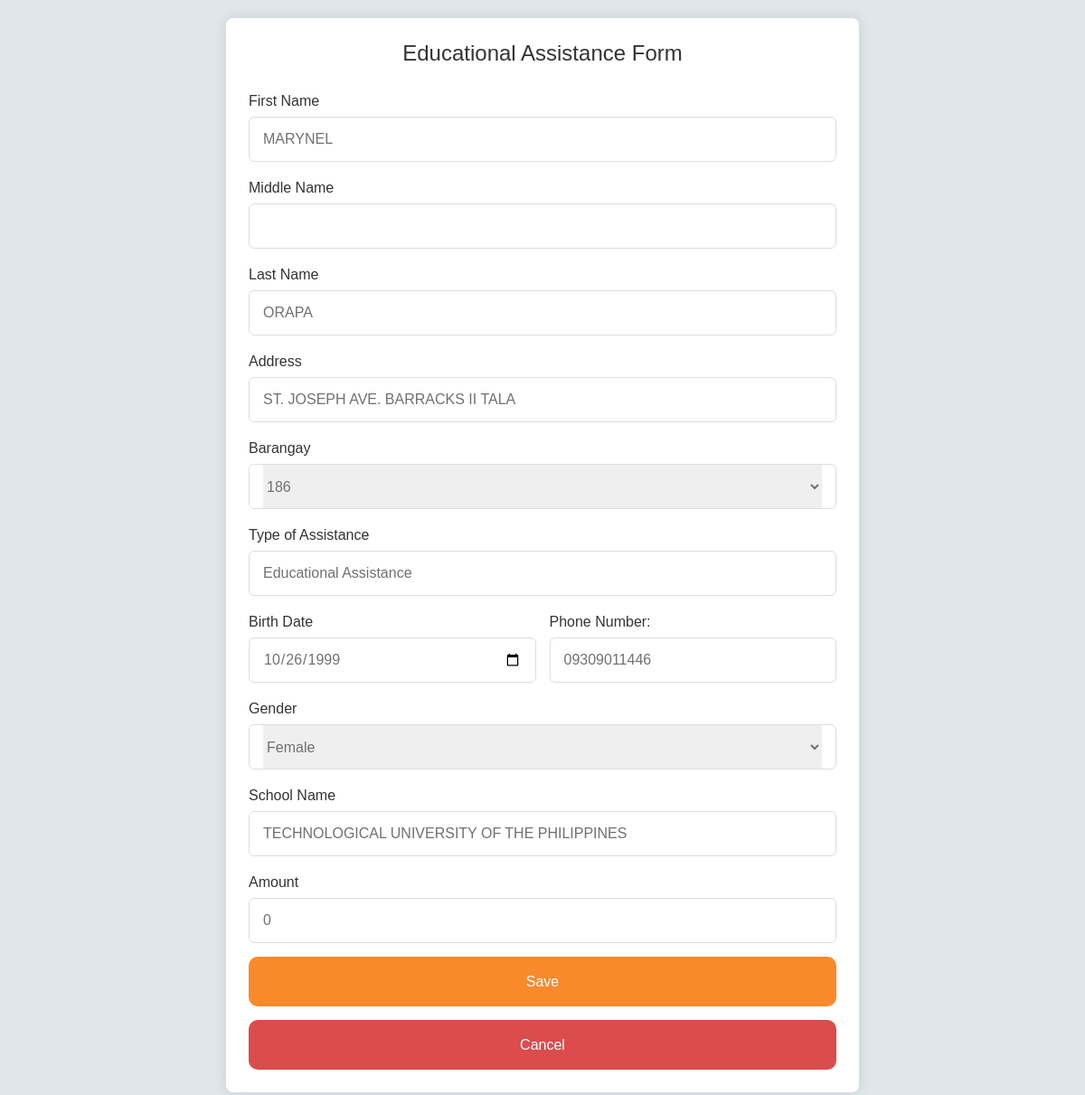
/action_modal/editeducational.php?id=1 (signed in), run on the app's committed database.
### tables this page shows
CREATE TABLE `educational` (
  `id` int(11) NOT NULL,
  `fname` varchar(100) NOT NULL,
  `mname` varchar(100) NOT NULL,
  `lname` varchar(100) NOT NULL,
  `ename` varchar(10) NOT NULL,
  `fullname` varchar(255) NOT NULL,
  `address` varchar(100) NOT NULL,
  `barangay` varchar(50) NOT NULL,
  `age` int(255) NOT NULL,
  `bday` date NOT NULL,
  `pnumber` varchar(50) NOT NULL,
  `email` varchar(50) NOT NULL,
  `gender` varchar(100) NOT NULL,
  `school` varchar(100) NOT NULL,
  `educational` varchar(50) NOT NULL,
  `estatus` varchar(50) NOT NULL,
  `amount` decimal(65,0) NOT NULL,
  `precinct_num` varchar(50) NOT NULL,
  `datecreated` date NOT NULL
);

### action_modal/editeducational.php (the view, shortened to what this page needs)
<?php
$servername = "localhost";
$username = "root";
$password = "";
$database = "bims_db";
$connection = new mysqli($servername, $username, $password, $database);
    $fname = "";
    $mname = "";
    $lname = "";
    $address = "";
    $barangay = "";
    $bday = "";
    $pnum = "";
    $gender = "";
    $school = "";
    $amount = "";
    if ( $_SERVER ['REQUEST_METHOD'] == 'GET' )
    {
      $id = $_GET["id"];
      $sql = "SELECT * FROM educational WHERE id=$id";
      $result = $connection->query($sql);
      $row = $result->fetch_assoc();
    $fname = $row["fname"];
    $mname = $row["mname"];
    $lname = $row["lname"];
    $address = $row["address"];
    $barangay = $row["barangay"];
    $bday = $row["bday"];
    $pnum = $row["pnumber"];
    $gender = $row["gender"];
    $school = $row["school"];
    $amount = $row["amount"];
    }
?>
<!DOCTYPE html>
<html lang="en">
  <head>
    <link rel="stylesheet" href="https://cdnjs.cloudflare.com/ajax/libs/font-awesome/6.4.2/css/all.min.css" />
    <link href="../css/benefcss.css" rel="stylesheet">
  </head>
  <body>
    <section class="container">
      <header>Educational Assistance Form</header>
      <form action="editeducational.php" class="form"  method="post">
        <div class="input-box">
          <label>First Name</label>
          <input type="text"  name="fname" value="<?php echo $fname; ?>" />
        </div>
        <div class="input-box">
          <label>Middle Name</label>
          <input type="text"  name="mname" value="<?php echo $mname;; ?>" />
        </div>
        <div class="input-box">
          <label>Last Name</label>
          <input type="text"  name="lname" value="<?php echo $lname;; ?>" />
        </div>
        <div class="input-box">
          <label>Address</label>
          <input type="text" name="address" value="<?php echo $address; ?>"/>
        </div>
        <div class="input-box barangay">
          <label>Barangay</label>
          <div class="column">
            <div class="select-box">
              <select name="barangay">
              <option hidden><?php echo $barangay; ?></option>
            </select>
            </div>
          </div>
        </div>
        <div class="input-box">
          <label>Type of Assistance</label>
          <input type="" name="educational" value="Educational Assistance" placeholder="Educational Assistance" readonly>
        </div>
        <div class="column">
          <div class="input-box">
            <label>Birth Date</label>
            <input type="date" name="bday" value="<?php echo $bday; ?>" />
          </div>
          <div class="input-box">
            <label>Phone Number: </label>
            <input type="tel" name="pnumber" pattern="09[0-9]{9}" placeholder="e.g., 09XXXXXXXXX" value="<?php echo $pnum; ?>" />
          </div>
        </div>
        <div class="input-box">
          <label>Gender</label>
          <div class="column">
            <div class="select-box">
              <select name="gender" >
              <option hidden><?php echo $gender; ?></option>
            </select>
            </div>
          </div>
        </div>
        <div class="input-box">
          <label>School Name</label>
          <input type="text"  name="school" value="<?php echo $school; ?>" />
        </div>
          <div class="input-box">
            <label>Amount</label>
            <input type="number" name="amount" value="<?php echo $amount; ?>" />
          </div>
        <button name="submit" class="submit-button" value="submit">Save</button>
        <button type="button" class="cancel-button" onclick="location.href='../admin/admineducational.php'">Cancel</button>
      </form>
    </section>
  </body>
</html>

### css/benefcss.css (style rules this page uses)
* { margin: 0; padding: 0; box-sizing: border-box; font-family: "Metropolis", sans-serif; }
body { min-height: 100vh; display: flex; align-items: center; justify-content: center; padding: 20px; background: rgb(223, 231, 235); }
.container { position: relative; max-width: 700px; width: 100%; background: #fff; padding: 25px; border-radius: 8px; box-shadow: 0 0 15px rgba(0, 0, 0, 0.1); }
.container header { font-size: 1.5rem; color: #333; font-weight: 500; text-align: center; }
.container .form { margin-top: 30px; }
.form .input-box { width: 100%; margin-top: 20px; }
.input-box label { color: #333; }
.form :where(.input-box input, .select-box) { position: relative; height: 50px; width: 100%; outline: none; font-size: 1rem; color: #707070; margin-top: 8px; border: 1px solid #ddd; border-radius: 6px; padding: 0 15px; }
.form .column { display: flex; column-gap: 15px; }
.select-box select { height: 100%; width: 100%; outline: none; border: none; color: #707070; font-size: 1rem; }
.submit-button { height: 55px; width: 100%; color: #fff; font-size: 1rem; font-weight: 400; margin-top: 15px; border: none; border-radius: 10px; cursor: pointer; transition: all 0.2s ease; background: rgb(249, 138, 44); }
.cancel-button { height: 55px; width: 100%; color: #fff; font-size: 1rem; font-weight: 400; margin-top: 15px; border: none; border-radius: 10px; cursor: pointer; transition: all 0.2s ease; background: rgb(219, 76, 76); }

### data on the page
educational: fname "MARYNEL", lname "ORAPA", address "ST. JOSEPH AVE. BARRACKS II TALA", barangay "186", bday "10/26/1999", pnumber "09309011446", gender "Female", school "TECHNOLOGICAL UNIVERSITY OF THE PHILIPPINES", amount "0"
